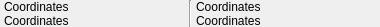
<?xml version="1.0" encoding="UTF-8"?>
<ui version="4.0">
 <class>QG_CoordinateWidget</class>
 <widget class="QWidget" name="QG_CoordinateWidget">
  <property name="geometry">
   <rect>
    <x>0</x>
    <y>0</y>
    <width>380</width>
    <height>27</height>
   </rect>
  </property>
  <property name="sizePolicy">
   <sizepolicy hsizetype="Minimum" vsizetype="Minimum">
    <horstretch>0</horstretch>
    <verstretch>0</verstretch>
   </sizepolicy>
  </property>
  <property name="minimumSize">
   <size>
    <width>380</width>
    <height>27</height>
   </size>
  </property>
  <property name="maximumSize">
   <size>
    <width>1500</width>
    <height>160</height>
   </size>
  </property>
  <property name="windowTitle">
   <string>Coordinates</string>
  </property>
  <layout class="QHBoxLayout">
   <property name="spacing">
    <number>0</number>
   </property>
   <property name="leftMargin">
    <number>0</number>
   </property>
   <property name="topMargin">
    <number>0</number>
   </property>
   <property name="rightMargin">
    <number>0</number>
   </property>
   <property name="bottomMargin">
    <number>0</number>
   </property>
   <item>
    <layout class="QVBoxLayout">
     <property name="spacing">
      <number>0</number>
     </property>
     <property name="leftMargin">
      <number>4</number>
     </property>
     <property name="topMargin">
      <number>0</number>
     </property>
     <property name="rightMargin">
      <number>0</number>
     </property>
     <property name="bottomMargin">
      <number>0</number>
     </property>
     <item>
      <widget class="QLabel" name="lCoord1">
       <property name="toolTip">
        <string>Absolute Coordinates (Cartesian)</string>
       </property>
       <property name="frameShape">
        <enum>QFrame::NoFrame</enum>
       </property>
       <property name="frameShadow">
        <enum>QFrame::Plain</enum>
       </property>
       <property name="text">
        <string>Coordinates</string>
       </property>
       <property name="wordWrap">
        <bool>false</bool>
       </property>
      </widget>
     </item>
     <item>
      <widget class="QLabel" name="lCoord1b">
       <property name="toolTip">
        <string>Absolute Cordinates (Polar)</string>
       </property>
       <property name="frameShape">
        <enum>QFrame::NoFrame</enum>
       </property>
       <property name="frameShadow">
        <enum>QFrame::Plain</enum>
       </property>
       <property name="text">
        <string>Coordinates</string>
       </property>
       <property name="wordWrap">
        <bool>false</bool>
       </property>
      </widget>
     </item>
    </layout>
   </item>
   <item>
    <widget class="Line" name="line1">
     <property name="frameShape">
      <enum>QFrame::VLine</enum>
     </property>
     <property name="frameShadow">
      <enum>QFrame::Sunken</enum>
     </property>
    </widget>
   </item>
   <item>
    <layout class="QVBoxLayout">
     <property name="spacing">
      <number>0</number>
     </property>
     <property name="leftMargin">
      <number>4</number>
     </property>
     <property name="topMargin">
      <number>0</number>
     </property>
     <property name="rightMargin">
      <number>0</number>
     </property>
     <property name="bottomMargin">
      <number>0</number>
     </property>
     <item>
      <widget class="QLabel" name="lCoord2">
       <property name="toolTip">
        <string>Relative Coordinates (Cartesian)</string>
       </property>
       <property name="text">
        <string>Coordinates</string>
       </property>
       <property name="wordWrap">
        <bool>false</bool>
       </property>
      </widget>
     </item>
     <item>
      <widget class="QLabel" name="lCoord2b">
       <property name="toolTip">
        <string>Relative Coordinates (Polar)</string>
       </property>
       <property name="text">
        <string>Coordinates</string>
       </property>
       <property name="wordWrap">
        <bool>false</bool>
       </property>
      </widget>
     </item>
    </layout>
   </item>
  </layout>
 </widget>
 <layoutdefault spacing="6" margin="11"/>
 <resources/>
 <connections/>
</ui>
